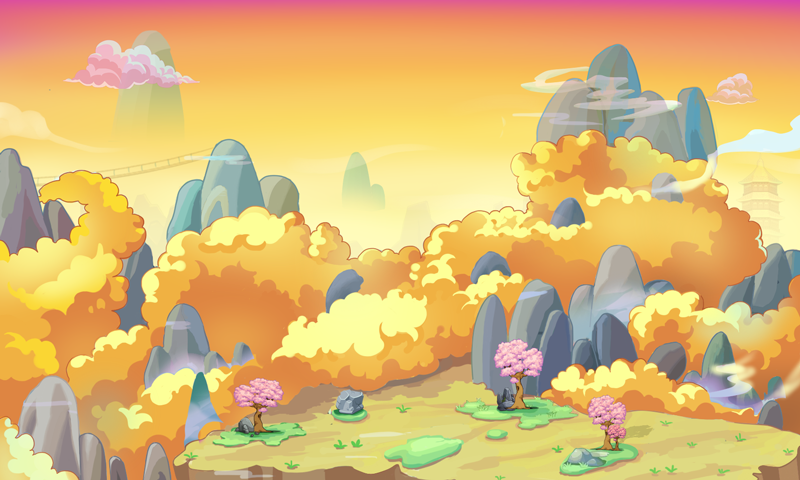

A level layout from a 2D game, rendered from its tile map. Below: a short description, then the map file with tile-grid data replaced by summaries:
An orthogonal 25x15 tile map with 32x32 px tiles, 1 tile layer (bg) and 32 objects.

<map version="1.0" orientation="orthogonal" width="25" height="15" tilewidth="32" tileheight="32">
 <tileset firstgid="1" name="bg05" tilewidth="32" tileheight="32">
  <image source="bg05.png" width="800" height="480" />
 </tileset>
 <layer name="bg" width="25" height="15">
  <data>[375 cells, 375 non-empty, 375 distinct tile ids]</data>
 </layer>
 <objectgroup name="logic" width="25" height="15" opacity="0.9">
  <object x="0" y="0" width="32" height="32">
   <properties>
    <property name="coins" value="2500" />
    <property name="map" value="05" />
    <property name="nextscene" value="78" />
    <property name="nextscene2" value="-1" />
    <property name="scene" value="77" />
    <property name="time" value="60" />
    <property name="typeid" value="999" />
   </properties>
  </object>
  <object x="575" y="311" width="64" height="64">
   <properties>
    <property name="cloudin" value="2" />
    <property name="point" value="2" />
    <property name="typeid" value="04002" />
   </properties>
  </object>
  <object x="650" y="340" width="32" height="32">
   <properties>
    <property name="cloudin" value="2" />
    <property name="point" value="3" />
    <property name="typeid" value="04012" />
   </properties>
  </object>
  <object x="533" y="339" width="32" height="32">
   <properties>
    <property name="cloudin" value="2" />
    <property name="point" value="1" />
    <property name="typeid" value="04017" />
   </properties>
  </object>
  <object x="526" y="309" width="160" height="120">
   <properties>
    <property name="cloudid" value="2" />
    <property name="cloudpoint1" value="1" />
    <property name="cloudpoint2" value="2" />
    <property name="cloudpoint3" value="1" />
    <property name="direction" value="2" />
    <property name="speed" value="9" />
    <property name="typeid" value="09001" />
   </properties>
  </object>
  <object x="145" y="387" width="40" height="40">
   <properties>
    <property name="typeid" value="05017" />
   </properties>
  </object>
  <object x="715" y="390" width="40" height="40">
   <properties>
    <property name="typeid" value="05017" />
   </properties>
  </object>
  <object x="38" y="262" width="40" height="40">
   <properties>
    <property name="typeid" value="05017" />
   </properties>
  </object>
  <object x="46" y="205" width="50" height="30">
   <properties>
    <property name="pointcount" value="2" />
    <property name="pointx1" value="720" />
    <property name="pointx2" value="0" />
    <property name="pointx3" value="0" />
    <property name="pointy1" value="205" />
    <property name="pointy2" value="0" />
    <property name="pointy3" value="0" />
    <property name="starttype" value="0" />
    <property name="typeid" value="05008" />
   </properties>
  </object>
  <object x="253" y="278" width="32" height="32">
   <properties>
    <property name="cloudin" value="1" />
    <property name="point" value="3" />
    <property name="typeid" value="04003" />
   </properties>
  </object>
  <object x="136" y="277" width="32" height="32">
   <properties>
    <property name="cloudin" value="1" />
    <property name="point" value="1" />
    <property name="typeid" value="04003" />
   </properties>
  </object>
  <object x="130" y="244" width="160" height="120">
   <properties>
    <property name="cloudid" value="1" />
    <property name="cloudpoint1" value="1" />
    <property name="cloudpoint2" value="2" />
    <property name="cloudpoint3" value="1" />
    <property name="direction" value="1" />
    <property name="speed" value="3" />
    <property name="typeid" value="09001" />
   </properties>
  </object>
  <object x="178" y="249" width="64" height="64">
   <properties>
    <property name="cloudin" value="1" />
    <property name="point" value="2" />
    <property name="typeid" value="04004" />
   </properties>
  </object>
  <object x="258" y="407" width="40" height="40">
   <properties>
    <property name="typeid" value="05017" />
   </properties>
  </object>
  <object x="387" y="310" width="40" height="40">
   <properties>
    <property name="typeid" value="05017" />
   </properties>
  </object>
  <object x="494" y="242" width="40" height="40">
   <properties>
    <property name="typeid" value="05017" />
   </properties>
  </object>
  <object x="650" y="219" width="40" height="40">
   <properties>
    <property name="typeid" value="05017" />
   </properties>
  </object>
  <object x="349" y="215" width="32" height="32">
   <properties>
    <property name="cloudin" value="3" />
    <property name="point" value="1" />
    <property name="typeid" value="04009" />
   </properties>
  </object>
  <object x="342" y="185" width="160" height="120">
   <properties>
    <property name="cloudid" value="3" />
    <property name="cloudpoint1" value="1" />
    <property name="cloudpoint2" value="2" />
    <property name="cloudpoint3" value="1" />
    <property name="direction" value="2" />
    <property name="speed" value="6" />
    <property name="typeid" value="09001" />
   </properties>
  </object>
  <object x="466" y="216" width="32" height="32">
   <properties>
    <property name="cloudin" value="3" />
    <property name="point" value="3" />
    <property name="typeid" value="04003" />
   </properties>
  </object>
  <object x="391" y="187" width="64" height="64">
   <properties>
    <property name="cloudin" value="3" />
    <property name="point" value="2" />
    <property name="typeid" value="04002" />
   </properties>
  </object>
  <object x="580" y="205" width="32" height="32">
   <properties>
    <property name="cloudin" value="4" />
    <property name="point" value="1" />
    <property name="typeid" value="04013" />
   </properties>
  </object>
  <object x="573" y="175" width="160" height="120">
   <properties>
    <property name="cloudid" value="4" />
    <property name="cloudpoint1" value="1" />
    <property name="cloudpoint2" value="1" />
    <property name="cloudpoint3" value="1" />
    <property name="direction" value="1" />
    <property name="speed" value="6" />
    <property name="typeid" value="09001" />
   </properties>
  </object>
  <object x="639" y="207" width="32" height="32">
   <properties>
    <property name="cloudin" value="4" />
    <property name="point" value="2" />
    <property name="typeid" value="04016" />
   </properties>
  </object>
  <object x="319" y="364" width="32" height="32">
   <properties>
    <property name="cloudin" value="5" />
    <property name="point" value="1" />
    <property name="typeid" value="04015" />
   </properties>
  </object>
  <object x="312" y="334" width="160" height="120">
   <properties>
    <property name="cloudid" value="5" />
    <property name="cloudpoint1" value="1" />
    <property name="cloudpoint2" value="1" />
    <property name="cloudpoint3" value="1" />
    <property name="direction" value="1" />
    <property name="speed" value="3" />
    <property name="typeid" value="09001" />
   </properties>
  </object>
  <object x="436" y="365" width="32" height="32">
   <properties>
    <property name="cloudin" value="5" />
    <property name="point" value="3" />
    <property name="typeid" value="04014" />
   </properties>
  </object>
  <object x="707" y="325" width="50" height="30">
   <properties>
    <property name="pointcount" value="2" />
    <property name="pointx1" value="50" />
    <property name="pointx2" value="0" />
    <property name="pointx3" value="0" />
    <property name="pointy1" value="325" />
    <property name="pointy2" value="0" />
    <property name="pointy3" value="0" />
    <property name="starttype" value="0" />
    <property name="typeid" value="05008" />
   </properties>
  </object>
  </objectgroup>
</map>
<!-- 4 of 32 objects omitted -->
